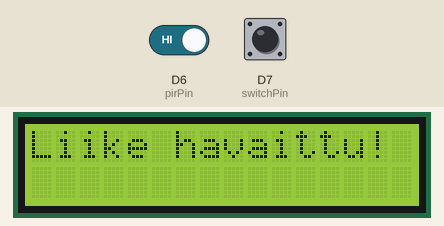
This sketch was run on a simulated Arduino MKR. On the bench: 16×2 character LCD. Inputs (shaded band) come from the test bench; at power-on: D6 (pirPin) HIGH, D7 (switchPin) LOW. WiFi joins after 1.5 s; servers stay silent unless stated; uploads are accepted with an empty reply; what the sketch prints to the serial monitor is not drawn.

Above: at 12.7 s.
12.8 s: D6 (pirPin) driven LOW
At 14.7 s:
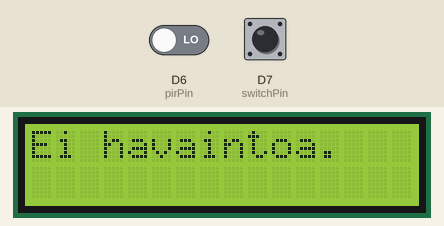
15.0 s: D7 (switchPin) pulled HIGH for 1.15 s
At 17.2 s:
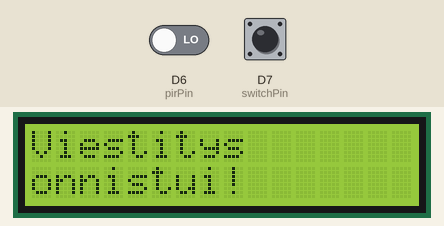
Timing chart, 0 to 18.7 s (numbered marks = the images above; inputs shaded):
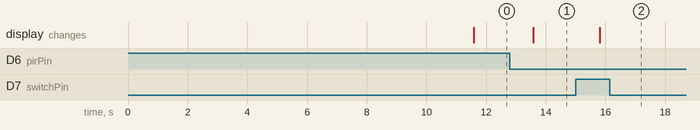

The sketch:

LifeTracker_noPSWDs.ino
```cpp
// (licence header left out)
#include <LiquidCrystal.h>
#include <SPI.h>
#include <ArduinoHttpClient.h>  // you need to install the library
#include <WiFiNINA.h>


LiquidCrystal lcd(12, 11, 5, 4, 3, 2);


const int switchPin = 7;   // Emergency switch pin - Arduino Digital pin 7

/////// data for five networks here:
char ssid5[] = "<NETWORK5_NAME>";    // your network SSID (name)
char pass5[] = "<NETWORK5_PASSWD";      // your network password (use for WPA, or use as key for WEP)

char ssid1[] = "<NETWORK1_NAME>";        // both letter O
char pass1[] = "<NETWORK1_PASSWD>";    // your network password (use for WPA, or use as key for WEP)

char ssid2[] = "<NETWORK2_NAME>";        // both zero
char pass2[] = "<NETWORK2_PASSWD>";    // your network password (use for WPA, or use as key for WEP)

char ssid3[] = "<NETWORK3_NAME>";        // first letter, second zero
char pass3[] = "<NETWORK3_PASSWD>";    // your network password (use for WPA, or use as key for WEP)

char ssid4[] = "<NETWORK4_NAME>";        // first zero, second letter
char pass4[] = "<NETWORK4_PASSWD>";    // your network password (use for WPA, or use as key for WEP)


int status = WL_IDLE_STATUS;     // the Wifi radio's status

// Define Prowl API information
#define PROWL_API_KEY_1  "<ENTER_API_KEY_HERE>"
#define PUSH_APPLICATION_1 "Arduino LifeTracker"
#define PUSH_EVENT_1 "Example Activity Alarm"
#define PUSH_DESCRIPTION_1 "No movement for configured interval!"

#define PROWL_API_KEY_2  "<ENTER_API_KEY_HERE>"
#define PUSH_APPLICATION_2 "Arduino LifeTracker"
#define PUSH_EVENT_2 "Example Activity Alarm"
#define PUSH_DESCRIPTION_2 "Emergency switch pressed manually!"

enum LifeTrackerAction  { NoActivityAlarm, EmergencySwitchAlarm};

void sendProwlNotification( LifeTrackerAction action); // function definition later


///////////////////////////////////////////////////////////////////////////////////
struct MotionTracker
//////////////////////////////////////////////////////////////////////////////////
{
  const int pirPin = 6;   // PIR Out pin  - Digital Pin 6
  int pirStat;

  unsigned long timeToWorry = 1000L*60L*60L*9L; // 9 hours, stated in milliseconds
//  unsigned long timeToWorry = 1000L*60L*5; // 5 minutes, for testing


  unsigned long lastTimeMotionDetected;
  bool previousUpdateHigh; // yes, if on previous update motion was detected

  enum MotionStatus { MotionDetected, NoMotionDetectedRecently};
  MotionStatus motionStatus;

  bool alarmStatus; // if alarm related to no motion given already or not

  MotionTracker()
  {
    lastTimeMotionDetected = 0;
    previousUpdateHigh = false;
    alarmStatus = false;
    motionStatus = NoMotionDetectedRecently;
    pirStat = LOW;
  };

  MotionStatus update()
  {

     pirStat = digitalRead(pirPin);
     Serial.println(pirStat);
     unsigned long currentTime = millis();
     switch (motionStatus)
     {
       case MotionDetected:
           if (pirStat == LOW) // no motion detected
           {
             motionStatus = NoMotionDetectedRecently;
           }
           else
           {
             lastTimeMotionDetected = currentTime;
           }
       break;

       case NoMotionDetectedRecently:
         if (pirStat == HIGH) // motion detected
         {
            motionStatus = MotionDetected;
            lastTimeMotionDetected = currentTime;
            alarmStatus = false; // even if we had given an alarm of no motion, this movement "cancels" it
         }
         else if (currentTime > (lastTimeMotionDetected + timeToWorry))
         {
           if (alarmStatus == false)
           {
             sendProwlNotification( NoActivityAlarm);
             alarmStatus =  true;
           }
         }
       break;
     }

     lcd.clear();
     lcd.setCursor(0,0);
     if (motionStatus == MotionDetected)
     {
       lcd.print("Liike havaittu! ");
       Serial.println("Motion detected!");
     }
     else
     {
       lcd.print("Ei havaintoa.   ");
       Serial.println("No motion detected!");
     }
  }
};
//////////////////////////////////////////////////////////////////////////////////
MotionTracker motionTracker;


const char serverName[] = "api.prowlapp.com";
const char serverDirectory[] = "/publicapi/add";
int port = 80;
WiFiClient wifi;

void setup() {
  // setup code here, to run once:
  pinMode(motionTracker.pirPin, INPUT);
  pinMode(switchPin, INPUT);

  lcd.begin(16, 2);
  lcd.setCursor(0,0);
  lcd.print("Don't Panic!");

  //Initialize serial and wait for port to open:
  Serial.begin(9600);
  while (!Serial) {
    ; // wait for serial port to connect. Needed for native USB port only
  }

  // check for the WiFi module:
  if (WiFi.status() == WL_NO_MODULE) {
    Serial.println("Communication with WiFi module failed!");
    lcd.println("Wifi module");
    lcd.print("failed!");
    // don't continue
    while (true);
  }

/*
  String fv = WiFi.firmwareVersion();
  if (fv < WIFI_FIRMWARE_LATEST_VERSION) {
    Serial.println("Please upgrade the firmware");
  }
*/

  while (status != WL_CONNECTED)
  {
    // attempt to connect to Wifi network:
    // try first network 1:

    Serial.print("Attempting to connect to WPA SSID, network 1: ");
    Serial.println(ssid1);

    lcd.clear();
    lcd.setCursor(0,0);
    lcd.print("Yritys 1:");
    lcd.setCursor(0,1);
    lcd.print(ssid1);

    // Connect to WPA/WPA2 network:
    status = WiFi.begin(ssid1, pass1);

    // wait 10 seconds for connection:
    delay(10000);
    if (status != WL_CONNECTED)
    {
      // attempt to connect to network 2:

      Serial.print("Attempting to connect to WPA SSID, network 2: ");
      Serial.println(ssid2);

      lcd.clear();
      lcd.setCursor(0,0);
      lcd.print("Yritys 2:");
      lcd.setCursor(0,1);
      lcd.print(ssid2);
      // Connect to WPA/WPA2 network:
      status = WiFi.begin(ssid2, pass2);

      // wait 10 seconds for connection:
      delay(10000);
    }
    if (status != WL_CONNECTED)
    {
      // attempt to connect to network 3:

      Serial.print("Attempting to connect to WPA SSID, network 3: ");
      Serial.println(ssid3);

      lcd.clear();
      lcd.setCursor(0,0);
      lcd.print("Yritys 3:");
      lcd.setCursor(0,1);
      lcd.print(ssid3);
      // Connect to WPA/WPA2 network:
      status = WiFi.begin(ssid3, pass3);

      // wait 10 seconds for connection:
      delay(10000);
    }
    if (status != WL_CONNECTED)
    {
      // attempt to connect to network 4:

      Serial.print("Attempting to connect to WPA SSID, network 4: ");
      Serial.println(ssid4);

      lcd.clear();
      lcd.setCursor(0,0);
      lcd.print("Yritys 4:");
      lcd.setCursor(0,1);
      lcd.print(ssid4);

      // Connect to WPA/WPA2 network:
      status = WiFi.begin(ssid4, pass4);

      // wait 10 seconds for connection:
      delay(10000);
    }
    if (status != WL_CONNECTED)
    {
      // attempt to connect to network 5:

      Serial.print("Attempting to connect to WPA SSID, network 5: ");
      Serial.println(ssid5);

      lcd.clear();
      lcd.setCursor(0,0);
      lcd.print("Yritys 5:");
      lcd.setCursor(0,1);
      lcd.print(ssid5);

      // Connect to WPA/WPA2 network:
      status = WiFi.begin(ssid5, pass5);

      // wait 10 seconds for connection:
      delay(10000);
    }
  }

  // you're connected now, so print out the data:

  lcd.clear();

  Serial.print("You're connected to the network");
  printCurrentNet();
  printWifiData();

  // sendProwlNotification(NoActivityAlarm);
  //sendProwlNotification( AllIsWellNotification);
}


void loop() {
  // put your main code here, to run repeatedly:

   motionTracker.update();

   if (digitalRead(switchPin) == HIGH)
   {
       Serial.print("HIGH");
       sendProwlNotification(EmergencySwitchAlarm );
   }

  delay(1000); // 1 second

}


void sendProwlNotification( LifeTrackerAction action)
{

  // Create HTTPClient
   HttpClient client(wifi, serverName, port);

  // Create POST parameters
    String  postParameters;

    switch (action)
    {
      case NoActivityAlarm:
          postParameters = "apikey="  PROWL_API_KEY_1  "&application="  PUSH_APPLICATION_1   "&event="  PUSH_EVENT_1  "&description="  PUSH_DESCRIPTION_1;
      break;
      case EmergencySwitchAlarm:
          postParameters = "apikey="  PROWL_API_KEY_2  "&application="  PUSH_APPLICATION_2   "&event="  PUSH_EVENT_2  "&description="  PUSH_DESCRIPTION_2;
      break;
    }

  // Send POST to server

  int statusCode = 0;
  do
  {
    client.post(serverDirectory, "application/x-www-form-urlencoded", postParameters);
    statusCode = client.responseStatusCode();

    Serial.print("Status code:");
    Serial.println(statusCode);
    Serial.print("Response:");
    Serial.println(client.responseBody());

    if (statusCode != 200)
    {
      lcd.clear();
      lcd.setCursor(0,0);
      lcd.print("Virhekoodi:");
      lcd.setCursor(0,1);
      lcd.print(statusCode);
      delay(60000); // 60 seconds
    }
    else
    {
      lcd.clear();
      lcd.setCursor(0,0);
      lcd.print("Viestitys       ");
      lcd.setCursor(0,1);
      lcd.print("onnistui!       ");
      delay(60000); // 60 seconds
    }

  } while (statusCode != 200); // not a success
}

void printWifiData() {
  // print your board's IP address:
  IPAddress ip = WiFi.localIP();
  Serial.print("IP Address: ");
  Serial.println(ip);
  Serial.println(ip);

  // print your MAC address:
  byte mac[6];
  WiFi.macAddress(mac);
  Serial.print("MAC address: ");
  printMacAddress(mac);
}

void printCurrentNet() {
  // print the SSID of the network you're attached to:
  Serial.print("SSID: ");
  Serial.println(WiFi.SSID());

  // print the MAC address of the router you're attached to:
  byte bssid[6];
  WiFi.BSSID(bssid);
  Serial.print("BSSID: ");
  printMacAddress(bssid);

  // print the received signal strength:
  long rssi = WiFi.RSSI();
  Serial.print("signal strength (RSSI):");
  Serial.println(rssi);

  // print the encryption type:
  byte encryption = WiFi.encryptionType();
  Serial.print("Encryption Type:");
  Serial.println(encryption, HEX);
  Serial.println();
}

void printMacAddress(byte mac[]) {
  for (int i = 5; i >= 0; i--) {
    if (mac[i] < 16) {
      Serial.print("0");
    }
    Serial.print(mac[i], HEX);
    if (i > 0) {
      Serial.print(":");
    }
  }
  Serial.println();
}
```

Measured:
- after the input at 12.8 s, the display: changes after 0.79 s (image 1)
- after the input at 15.0 s, the display: changes after 0.80 s (image 2)
